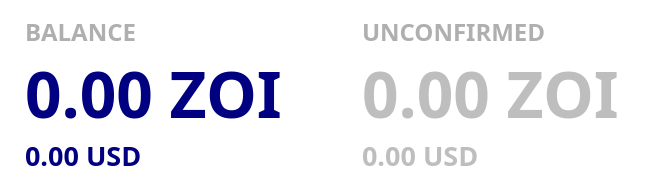
           <widget class="QFrame" name="balance_frame">
            <property name="enabled">
             <bool>true</bool>
            </property>
            <property name="palette">
             <palette>
              <active>
               <colorrole role="Button">
                <brush brushstyle="SolidPattern">
                 <color alpha="255">
                  <red>255</red>
                  <green>255</green>
                  <blue>255</blue>
                 </color>
                </brush>
               </colorrole>
               <colorrole role="Base">
                <brush brushstyle="SolidPattern">
                 <color alpha="255">
                  <red>255</red>
                  <green>255</green>
                  <blue>255</blue>
                 </color>
                </brush>
               </colorrole>
               <colorrole role="Window">
                <brush brushstyle="SolidPattern">
                 <color alpha="255">
                  <red>255</red>
                  <green>255</green>
                  <blue>255</blue>
                 </color>
                </brush>
               </colorrole>
              </active>
              <inactive>
               <colorrole role="Button">
                <brush brushstyle="SolidPattern">
                 <color alpha="255">
                  <red>255</red>
                  <green>255</green>
                  <blue>255</blue>
                 </color>
                </brush>
               </colorrole>
               <colorrole role="Base">
                <brush brushstyle="SolidPattern">
                 <color alpha="255">
                  <red>255</red>
                  <green>255</green>
                  <blue>255</blue>
                 </color>
                </brush>
               </colorrole>
               <colorrole role="Window">
                <brush brushstyle="SolidPattern">
                 <color alpha="255">
                  <red>255</red>
                  <green>255</green>
                  <blue>255</blue>
                 </color>
                </brush>
               </colorrole>
              </inactive>
              <disabled>
               <colorrole role="Button">
                <brush brushstyle="SolidPattern">
                 <color alpha="255">
                  <red>255</red>
                  <green>255</green>
                  <blue>255</blue>
                 </color>
                </brush>
               </colorrole>
               <colorrole role="Base">
                <brush brushstyle="SolidPattern">
                 <color alpha="255">
                  <red>255</red>
                  <green>255</green>
                  <blue>255</blue>
                 </color>
                </brush>
               </colorrole>
               <colorrole role="Window">
                <brush brushstyle="SolidPattern">
                 <color alpha="255">
                  <red>255</red>
                  <green>255</green>
                  <blue>255</blue>
                 </color>
                </brush>
               </colorrole>
              </disabled>
             </palette>
            </property>
            <property name="contextMenuPolicy">
             <enum>Qt::DefaultContextMenu</enum>
            </property>
            <property name="styleSheet">
             <string notr="true">background-color: rgb(255, 255, 255);
border:0;</string>
            </property>
            <property name="frameShape">
             <enum>QFrame::StyledPanel</enum>
            </property>
            <property name="frameShadow">
             <enum>QFrame::Plain</enum>
            </property>
            <property name="lineWidth">
             <number>1</number>
            </property>
            <layout class="QGridLayout" name="gridLayout">
             <property name="sizeConstraint">
              <enum>QLayout::SetDefaultConstraint</enum>
             </property>
             <property name="leftMargin">
              <number>25</number>
             </property>
             <property name="topMargin">
              <number>15</number>
             </property>
             <property name="rightMargin">
              <number>0</number>
             </property>
             <property name="bottomMargin">
              <number>15</number>
             </property>
             <property name="horizontalSpacing">
              <number>80</number>
             </property>
             <property name="verticalSpacing">
              <number>0</number>
             </property>
             <item row="0" column="1">
              <widget class="QLabel" name="label_3">
               <property name="enabled">
                <bool>false</bool>
               </property>
               <property name="sizePolicy">
                <sizepolicy hsizetype="Preferred" vsizetype="Preferred">
                 <horstretch>0</horstretch>
                 <verstretch>0</verstretch>
                </sizepolicy>
               </property>
               <property name="font">
                <font>
                 <family>ZoinSemiBold</family>
                 <pointsize>18</pointsize>
                 <weight>75</weight>
                 <bold>true</bold>
                </font>
               </property>
               <property name="layoutDirection">
                <enum>Qt::LeftToRight</enum>
               </property>
               <property name="autoFillBackground">
                <bool>false</bool>
               </property>
               <property name="styleSheet">
                <string notr="true">color: rgb(175, 175, 175);</string>
               </property>
               <property name="text">
                <string>UNCONFIRMED</string>
               </property>
               <property name="alignment">
                <set>Qt::AlignLeading|Qt::AlignLeft|Qt::AlignVCenter</set>
               </property>
               <property name="indent">
                <number>-1</number>
               </property>
               <property name="textInteractionFlags">
                <set>Qt::NoTextInteraction</set>
               </property>
              </widget>
             </item>
             <item row="1" column="1">
              <widget class="QLabel" name="labelUnconfirmed">
               <property name="enabled">
                <bool>false</bool>
               </property>
               <property name="sizePolicy">
                <sizepolicy hsizetype="Preferred" vsizetype="Preferred">
                 <horstretch>0</horstretch>
                 <verstretch>0</verstretch>
                </sizepolicy>
               </property>
               <property name="font">
                <font>
                 <family>Source Sans Pro</family>
                 <pointsize>48</pointsize>
                 <weight>75</weight>
                 <bold>true</bold>
                </font>
               </property>
               <property name="cursor">
                <cursorShape>IBeamCursor</cursorShape>
               </property>
               <property name="toolTip">
                <string>Total of transactions that have yet to be confirmed, and do not yet count toward the current balance</string>
               </property>
               <property name="layoutDirection">
                <enum>Qt::LeftToRight</enum>
               </property>
               <property name="styleSheet">
                <string notr="true"/>
               </property>
               <property name="text">
                <string notr="true">0.00 ZOI</string>
               </property>
               <property name="alignment">
                <set>Qt::AlignLeading|Qt::AlignLeft|Qt::AlignVCenter</set>
               </property>
               <property name="textInteractionFlags">
                <set>Qt::NoTextInteraction</set>
               </property>
              </widget>
             </item>
             <item row="2" column="1">
              <widget class="QLabel" name="labelUnconfirmedUSD">
               <property name="enabled">
                <bool>false</bool>
               </property>
               <property name="font">
                <font>
                 <family>Source Sans Pro</family>
                 <pointsize>20</pointsize>
                 <weight>75</weight>
                 <bold>true</bold>
                </font>
               </property>
               <property name="text">
                <string>0.00 USD</string>
               </property>
               <property name="textInteractionFlags">
                <set>Qt::NoTextInteraction</set>
               </property>
              </widget>
             </item>
             <item row="2" column="0">
              <widget class="QLabel" name="labelBalanceUSD">
               <property name="palette">
                <palette>
                 <active>
                  <colorrole role="WindowText">
                   <brush brushstyle="SolidPattern">
                    <color alpha="255">
                     <red>0</red>
                     <green>0</green>
                     <blue>128</blue>
                    </color>
                   </brush>
                  </colorrole>
                  <colorrole role="Button">
                   <brush brushstyle="SolidPattern">
                    <color alpha="255">
                     <red>255</red>
                     <green>255</green>
                     <blue>255</blue>
                    </color>
                   </brush>
                  </colorrole>
                  <colorrole role="Text">
                   <brush brushstyle="SolidPattern">
                    <color alpha="255">
                     <red>0</red>
                     <green>0</green>
                     <blue>128</blue>
                    </color>
                   </brush>
                  </colorrole>
                  <colorrole role="ButtonText">
                   <brush brushstyle="SolidPattern">
                    <color alpha="255">
                     <red>0</red>
                     <green>0</green>
                     <blue>128</blue>
                    </color>
                   </brush>
                  </colorrole>
                  <colorrole role="Base">
                   <brush brushstyle="SolidPattern">
                    <color alpha="255">
                     <red>255</red>
                     <green>255</green>
                     <blue>255</blue>
                    </color>
                   </brush>
                  </colorrole>
                  <colorrole role="Window">
                   <brush brushstyle="SolidPattern">
                    <color alpha="255">
                     <red>255</red>
                     <green>255</green>
                     <blue>255</blue>
                    </color>
                   </brush>
                  </colorrole>
                 </active>
                 <inactive>
                  <colorrole role="WindowText">
                   <brush brushstyle="SolidPattern">
                    <color alpha="255">
                     <red>0</red>
                     <green>0</green>
                     <blue>128</blue>
                    </color>
                   </brush>
                  </colorrole>
                  <colorrole role="Button">
                   <brush brushstyle="SolidPattern">
                    <color alpha="255">
                     <red>255</red>
                     <green>255</green>
                     <blue>255</blue>
                    </color>
                   </brush>
                  </colorrole>
                  <colorrole role="Text">
                   <brush brushstyle="SolidPattern">
                    <color alpha="255">
                     <red>0</red>
                     <green>0</green>
                     <blue>128</blue>
                    </color>
                   </brush>
                  </colorrole>
                  <colorrole role="ButtonText">
                   <brush brushstyle="SolidPattern">
                    <color alpha="255">
                     <red>0</red>
                     <green>0</green>
                     <blue>128</blue>
                    </color>
                   </brush>
                  </colorrole>
                  <colorrole role="Base">
                   <brush brushstyle="SolidPattern">
                    <color alpha="255">
                     <red>255</red>
                     <green>255</green>
                     <blue>255</blue>
                    </color>
                   </brush>
                  </colorrole>
                  <colorrole role="Window">
                   <brush brushstyle="SolidPattern">
                    <color alpha="255">
                     <red>255</red>
                     <green>255</green>
                     <blue>255</blue>
                    </color>
                   </brush>
                  </colorrole>
                 </inactive>
                 <disabled>
                  <colorrole role="WindowText">
                   <brush brushstyle="SolidPattern">
                    <color alpha="255">
                     <red>0</red>
                     <green>0</green>
                     <blue>128</blue>
                    </color>
                   </brush>
                  </colorrole>
                  <colorrole role="Button">
                   <brush brushstyle="SolidPattern">
                    <color alpha="255">
                     <red>255</red>
                     <green>255</green>
                     <blue>255</blue>
                    </color>
                   </brush>
                  </colorrole>
                  <colorrole role="Text">
                   <brush brushstyle="SolidPattern">
                    <color alpha="255">
                     <red>0</red>
                     <green>0</green>
                     <blue>128</blue>
                    </color>
                   </brush>
                  </colorrole>
                  <colorrole role="ButtonText">
                   <brush brushstyle="SolidPattern">
                    <color alpha="255">
                     <red>0</red>
                     <green>0</green>
                     <blue>128</blue>
                    </color>
                   </brush>
                  </colorrole>
                  <colorrole role="Base">
                   <brush brushstyle="SolidPattern">
                    <color alpha="255">
                     <red>255</red>
                     <green>255</green>
                     <blue>255</blue>
                    </color>
                   </brush>
                  </colorrole>
                  <colorrole role="Window">
                   <brush brushstyle="SolidPattern">
                    <color alpha="255">
                     <red>255</red>
                     <green>255</green>
                     <blue>255</blue>
                    </color>
                   </brush>
                  </colorrole>
                 </disabled>
                </palette>
               </property>
               <property name="font">
                <font>
                 <family>Source Sans Pro</family>
                 <pointsize>20</pointsize>
                 <weight>75</weight>
                 <bold>true</bold>
                </font>
               </property>
               <property name="styleSheet">
                <string notr="true">color: rgb(0, 0, 128);</string>
               </property>
               <property name="text">
                <string>0.00 USD</string>
               </property>
               <property name="textInteractionFlags">
                <set>Qt::NoTextInteraction</set>
               </property>
              </widget>
             </item>
             <item row="1" column="0">
              <widget class="QLabel" name="labelBalance">
               <property name="sizePolicy">
                <sizepolicy hsizetype="Preferred" vsizetype="Preferred">
                 <horstretch>0</horstretch>
                 <verstretch>0</verstretch>
                </sizepolicy>
               </property>
               <property name="font">
                <font>
                 <family>Source Sans Pro</family>
                 <pointsize>48</pointsize>
                 <weight>75</weight>
                 <italic>false</italic>
                 <bold>true</bold>
                </font>
               </property>
               <property name="cursor">
                <cursorShape>IBeamCursor</cursorShape>
               </property>
               <property name="toolTip">
                <string>Your current balance</string>
               </property>
               <property name="styleSheet">
                <string notr="true">color: rgb(0, 0, 128);</string>
               </property>
               <property name="text">
                <string notr="true">0.00 ZOI</string>
               </property>
               <property name="indent">
                <number>0</number>
               </property>
               <property name="textInteractionFlags">
                <set>Qt::NoTextInteraction</set>
               </property>
              </widget>
             </item>
             <item row="0" column="0">
              <widget class="QLabel" name="label">
               <property name="enabled">
                <bool>false</bool>
               </property>
               <property name="sizePolicy">
                <sizepolicy hsizetype="Preferred" vsizetype="Preferred">
                 <horstretch>0</horstretch>
                 <verstretch>0</verstretch>
                </sizepolicy>
               </property>
               <property name="font">
                <font>
                 <family>ZoinSemiBold</family>
                 <pointsize>18</pointsize>
                 <weight>75</weight>
                 <bold>true</bold>
                </font>
               </property>
               <property name="styleSheet">
                <string notr="true">color: rgb(175, 175, 175);
</string>
               </property>
               <property name="text">
                <string>BALANCE</string>
               </property>
               <property name="textInteractionFlags">
                <set>Qt::NoTextInteraction</set>
               </property>
              </widget>
             </item>
             <item row="1" column="2">
              <spacer name="horizontalSpacer_3">
               <property name="orientation">
                <enum>Qt::Horizontal</enum>
               </property>
               <property name="sizeHint" stdset="0">
                <size>
                 <width>40</width>
                 <height>20</height>
                </size>
               </property>
              </spacer>
             </item>
            </layout>
           </widget>
